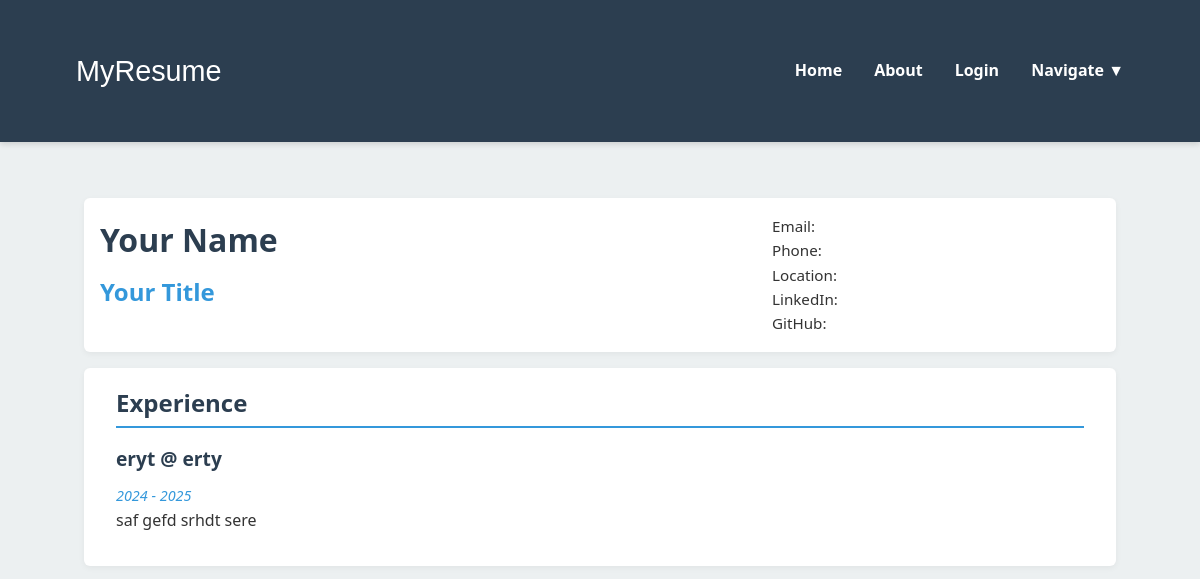
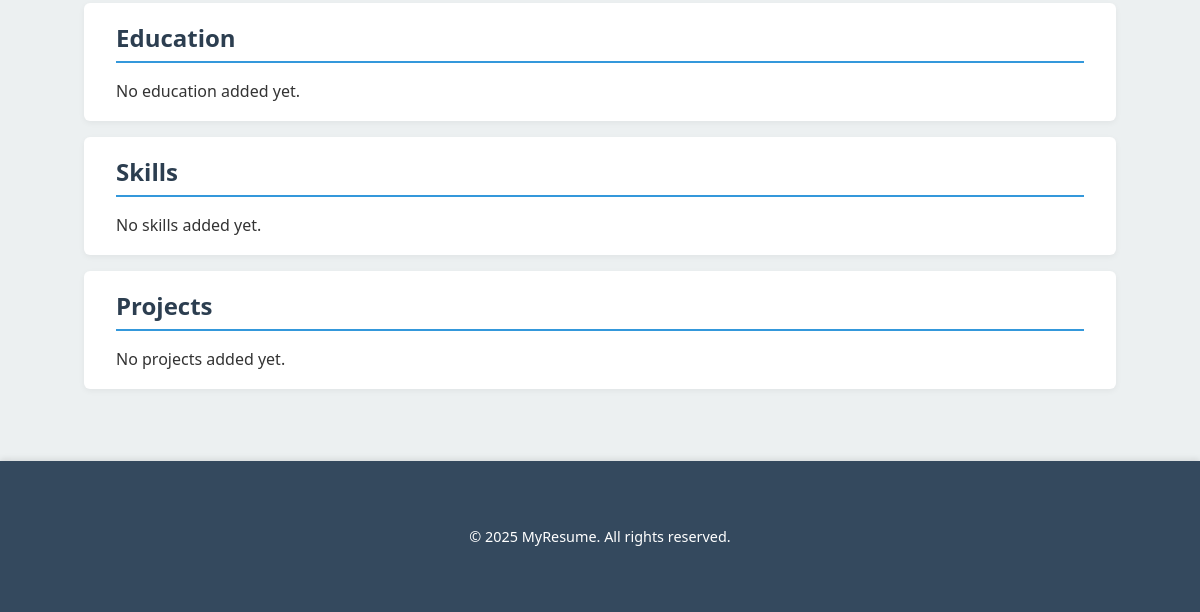
Before: / with the older database file (2 pictures, top to bottom).
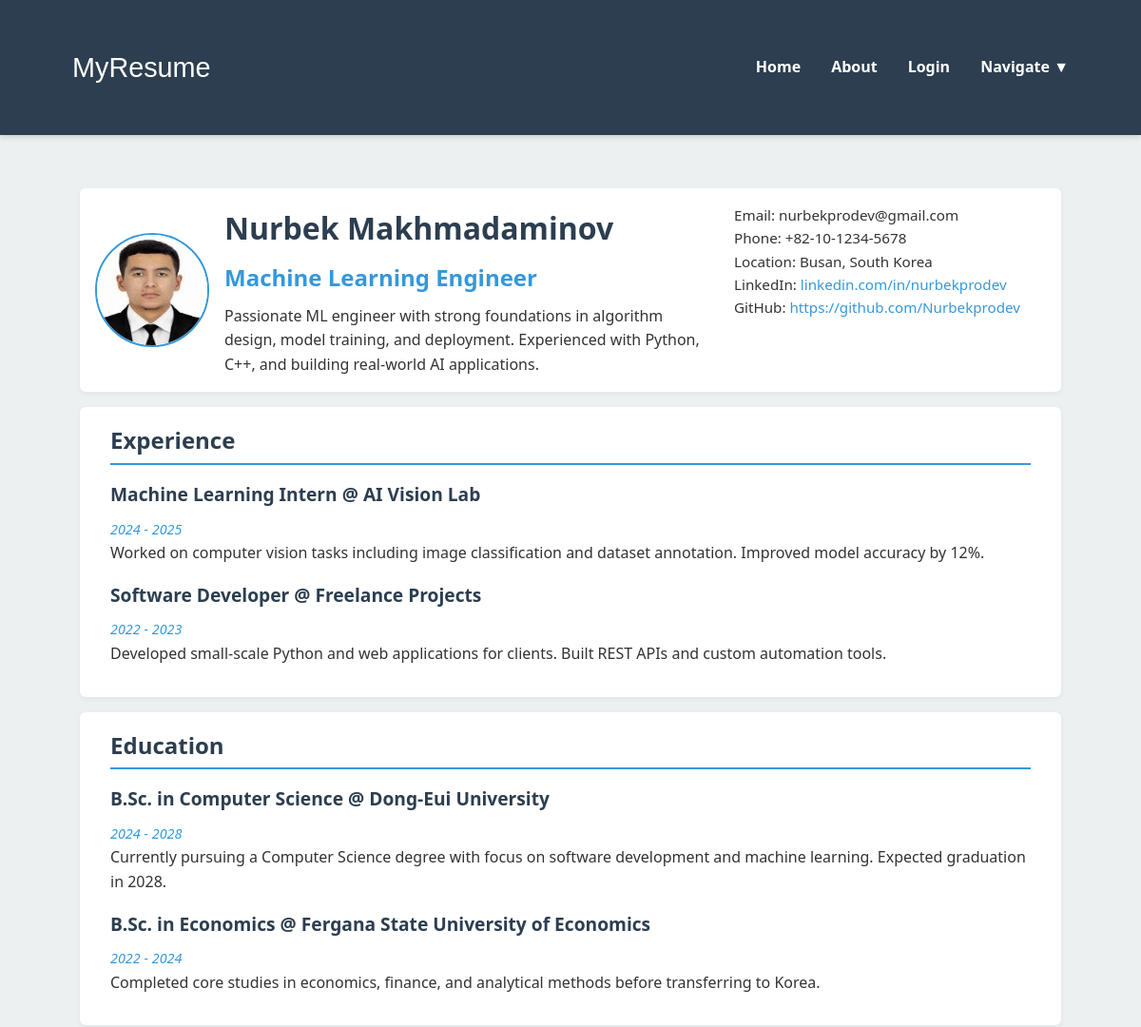
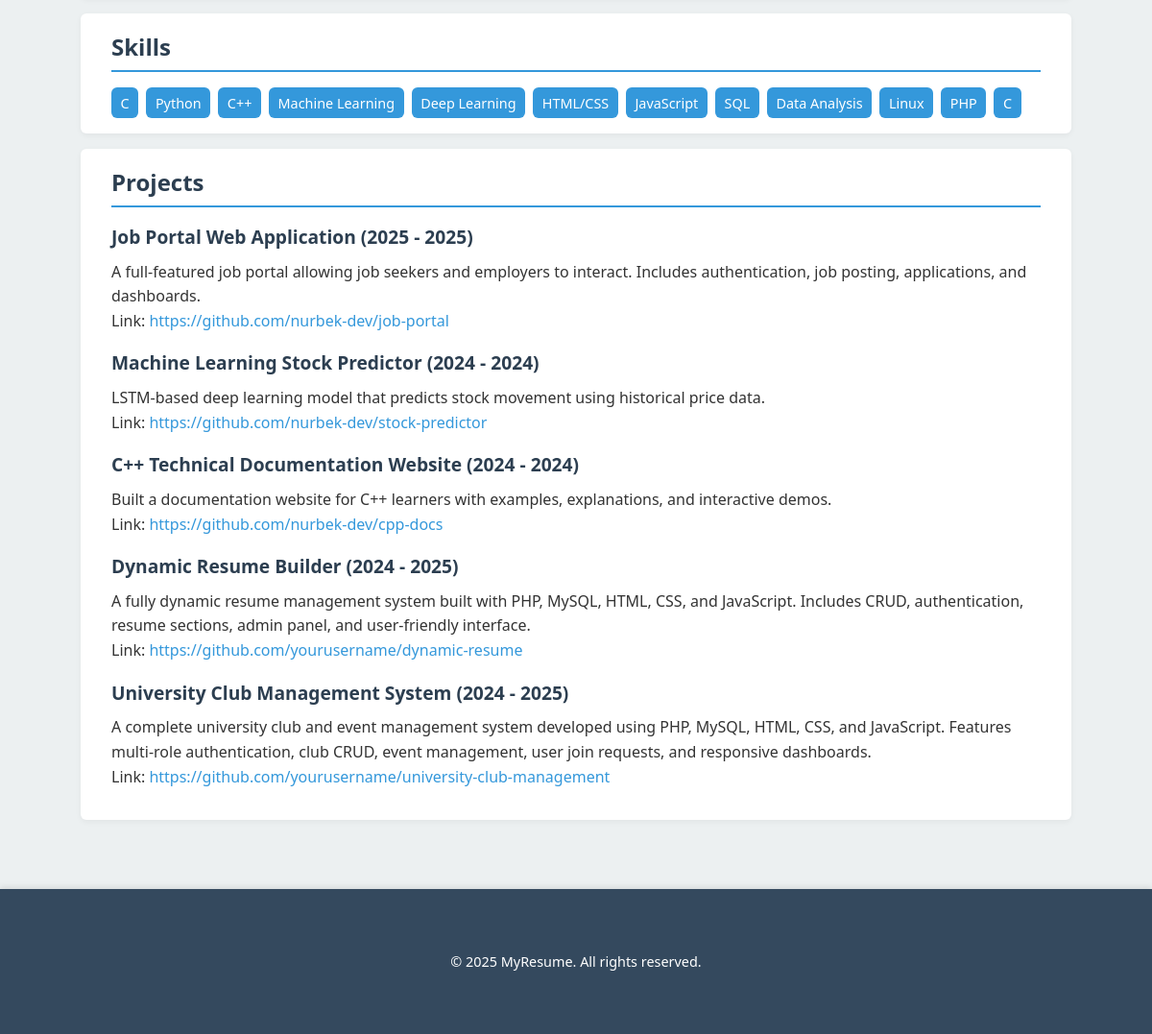
After: the same page with the newer database file (2 pictures, top to bottom).
### tables this page shows
CREATE TABLE `experience` (
  `id` int(11) NOT NULL,
  `company` varchar(255) NOT NULL,
  `position` varchar(255) NOT NULL,
  `start_year` int(11) NOT NULL,
  `end_year` int(11) DEFAULT NULL,
  `location` varchar(100) DEFAULT NULL,
  `description` text DEFAULT NULL
);

CREATE TABLE `resume` (
  `id` int(11) NOT NULL,
  `full_name` varchar(100) NOT NULL,
  `title` varchar(100) DEFAULT NULL,
  `about` text DEFAULT NULL,
  `email` varchar(100) DEFAULT NULL,
  `phone` varchar(50) DEFAULT NULL,
  `location` varchar(100) DEFAULT NULL,
  `linkedin` varchar(255) DEFAULT NULL,
  `github` varchar(255) DEFAULT NULL,
  `avatar_path` varchar(255) DEFAULT NULL
);

CREATE TABLE `education` (
  `id` int(11) NOT NULL,
  `school` varchar(255) NOT NULL,
  `degree` varchar(255) NOT NULL,
  `start_year` int(11) NOT NULL,
  `end_year` int(11) DEFAULT NULL,
  `location` varchar(100) DEFAULT NULL,
  `description` text DEFAULT NULL
);

CREATE TABLE `skills` (
  `id` int(11) NOT NULL,
  `skill_name` varchar(100) NOT NULL,
  `level` varchar(50) DEFAULT NULL,
  `category` varchar(50) DEFAULT NULL
);

CREATE TABLE `projects` (
  `id` int(11) NOT NULL,
  `title` varchar(255) NOT NULL,
  `description` text DEFAULT NULL,
  `link` varchar(255) DEFAULT NULL,
  `start_year` int(11) DEFAULT NULL,
  `end_year` int(11) DEFAULT NULL
);

### includes/functions.php (called while the page is built, shortened)
<?php
function sanitize_input($input) {
    return htmlspecialchars(trim($input), ENT_QUOTES, 'UTF-8');
}

### index.php (the view)
<?php
require_once 'includes/db_connect.php';
require_once 'includes/functions.php';
require_once 'includes/header.php';
$resume_stmt = $pdo->query("SELECT * FROM resume LIMIT 1");
$resumes = $resume_stmt ? $resume_stmt->fetchAll(PDO::FETCH_ASSOC) : [];
$resume = !empty($resumes) ? $resumes[0] : [
    'full_name'   => 'Your Name',
    'title'       => 'Your Title',
    'about'       => '',
    'email'       => '',
    'phone'       => '',
    'location'    => '',
    'linkedin'    => '',
    'github'      => '',
    'avatar_path' => ''
];
$experiences = $pdo->query("SELECT * FROM experience ORDER BY start_year DESC")->fetchAll(PDO::FETCH_ASSOC);
$educations  = $pdo->query("SELECT * FROM education ORDER BY start_year DESC")->fetchAll(PDO::FETCH_ASSOC);
$skills      = $pdo->query("SELECT * FROM skills")->fetchAll(PDO::FETCH_ASSOC);
$projects    = $pdo->query("SELECT * FROM projects ORDER BY start_year DESC")->fetchAll(PDO::FETCH_ASSOC);
?>
<div class="dashboard-container container">
    <section class="resume-header">
        <div class="profile">
            <?php if (!empty($resume['avatar_path'])): ?>
                <img src="uploads/<?= sanitize_input($resume['avatar_path']) ?>" alt="Profile Picture" class="avatar">
            <?php endif; ?>
            <div class="intro">
                <h1 class="name"><?= sanitize_input($resume['full_name']) ?></h1>
                <h2 class="title"><?= sanitize_input($resume['title']) ?></h2>
                <p class="about"><?= nl2br(sanitize_input($resume['about'])) ?></p>
            </div>
        </div>
        <div class="contact">
            <p>Email: <?= sanitize_input($resume['email']) ?></p>
            <p>Phone: <?= sanitize_input($resume['phone']) ?></p>
            <p>Location: <?= sanitize_input($resume['location']) ?></p>
            <p>LinkedIn: <a href="<?= sanitize_input($resume['linkedin']) ?>"><?= sanitize_input($resume['linkedin']) ?></a></p>
            <p>GitHub: <a href="<?= sanitize_input($resume['github']) ?>"><?= sanitize_input($resume['github']) ?></a></p>
        </div>
    </section>
    <section class="experience section-block" id="experience">
        <h3>Experience</h3>
        <?php if ($experiences): ?>
            <?php foreach ($experiences as $exp): ?>
                <article class="experience-item">
                    <h4><?= sanitize_input($exp['position']) ?> @ <?= sanitize_input($exp['company']) ?></h4>
                    <span class="period"><?= sanitize_input($exp['start_year']) ?> - <?= sanitize_input($exp['end_year'] ?: 'Present') ?></span>
                    <p><?= nl2br(sanitize_input($exp['description'])) ?></p>
                </article>
            <?php endforeach; ?>
        <?php else: ?>
            <p>No experience added yet.</p>
        <?php endif; ?>
    </section>
    <section class="education section-block" id="education">
        <h3>Education</h3>
        <?php if ($educations): ?>
            <?php foreach ($educations as $edu): ?>
                <article class="education-item">
                    <h4><?= sanitize_input($edu['degree']) ?> @ <?= sanitize_input($edu['school']) ?></h4>
                    <span class="period"><?= sanitize_input($edu['start_year']) ?> - <?= sanitize_input($edu['end_year'] ?: 'Present') ?></span>
                    <p><?= nl2br(sanitize_input($edu['description'])) ?></p>
                </article>
            <?php endforeach; ?>
        <?php else: ?>
            <p>No education added yet.</p>
        <?php endif; ?>
    </section>
    <section class="skills section-block" id="skills">
        <h3>Skills</h3>
        <?php if ($skills): ?>
            <ul class="skills-list">
                <?php foreach ($skills as $skill): ?>
                    <li><?= sanitize_input($skill['skill_name']) ?></li>
                <?php endforeach; ?>
            </ul>
        <?php else: ?>
            <p>No skills added yet.</p>
        <?php endif; ?>
    </section>
    <section class="projects section-block" id="projects">
        <h3>Projects</h3>
        <?php if ($projects): ?>
            <?php foreach ($projects as $proj): ?>
                <article class="project-item">
                    <h4><?= sanitize_input($proj['title']) ?> (<?= sanitize_input($proj['start_year']) ?> - <?= sanitize_input($proj['end_year'] ?: 'Present') ?>)</h4>
                    <p><?= nl2br(sanitize_input($proj['description'])) ?></p>
                    <p>Link: <a href="<?= sanitize_input($proj['link']) ?>"><?= sanitize_input($proj['link']) ?></a></p>
                </article>
            <?php endforeach; ?>
        <?php else: ?>
            <p>No projects added yet.</p>
        <?php endif; ?>
    </section>
</div>
<?php require_once 'includes/footer.php'; ?>

### includes/header.php (shortened to what this page needs)
<!DOCTYPE html>
<html>
<head>
    <link rel="stylesheet" href="/dynamic-resume/css/style.css">
</head>
<body>
<header>
    <div class="container header-container">
        <div class="logo">MyResume</div>
        <nav>
            <?php if (isset($_SESSION['user_id'])): ?>
                <a href="/dynamic-resume/admin/dashboard.php">Dashboard</a>
                <a href="/dynamic-resume/index.php">View Public Resume</a>
                <a href="/dynamic-resume/users/logout.php">
                    Logout (<?= htmlspecialchars($_SESSION['username']) ?>)
                </a>
            <?php else: ?>
                <a href="/dynamic-resume/index.php">Home</a>
                <a href="/dynamic-resume/about.php">About</a>
                <a href="/dynamic-resume/users/login.php">Login</a>
                <div class="nav-dropdown">
                    <a href="#" class="dropdown-toggle">Navigate ▼</a>
                </div>
            <?php endif; ?>
        </nav>
    </div>
</header>
<div class="layout-wrapper">

### includes/footer.php
</div>
<footer class="site-footer">
    <div class="container">
        <p>&copy; <?= date('Y') ?> MyResume. All rights reserved.</p>
    </div>
</footer>
</body>
</html>

### css/style.css (style rules this page uses)
:root { --primary-color: #2c3e50; --secondary-color: #3498db; --accent-color: #e67e22; --light-color: #ecf0f1; --dark-color: #34495e; --text-color: #333; --heading-color: #2c3e50; --font-base: "Segoe UI", Tahoma, Geneva, Verdana, sans-serif; --font-heading: "Arial Black", Arial, sans-serif; --spacing: 1rem; --border-radius: 6px; --max-width: 1100px; --header-padding-x: 1rem; --header-shadow: 0 2px 6px rgba(0, 0, 0, 0.15); --space-lg: 2rem; }
html { scroll-behavior: smooth; }
* { margin: 0; padding: 0; box-sizing: border-box; }
body { font-family: var(--font-base); color: var(--text-color); background-color: var(--light-color); line-height: 1.6; }
a { color: var(--secondary-color); text-decoration: none; }
.container { width: 90%; max-width: var(--max-width); margin: 0 auto; padding: var(--space-lg); }
h1, h2, h3, h4 { color: var(--heading-color); margin-bottom: 0.5rem; }
h1 { font-size: 2.2rem; }
h2 { font-size: 1.8rem; }
h3 { font-size: 1.5rem; }
h4 { font-size: 1.2rem; }
header { background-color: var(--primary-color); color: #fff; padding: var(--spacing) 0; display: flex; justify-content: space-between; align-items: center; flex-wrap: wrap; position: sticky; top: 0; z-index: 1000; box-shadow: var(--header-shadow); }
.header-container { width: 90%; max-width: var(--max-width); margin: 0 auto; padding-left: var(--header-padding-x); padding-right: var(--header-padding-x); display: flex; justify-content: space-between; align-items: center; flex-wrap: wrap; }
header .logo { font-family: var(--font-heading); font-size: 1.8rem; }
header nav { display: flex; align-items: center; gap: 1rem; }
header nav a { margin-left: var(--spacing); color: #fff; font-weight: bold; }
.site-footer { background-color: var(--dark-color); color: #fff; padding: var(--space-lg) 0; text-align: center; margin-top: var(--space-lg); font-size: 0.9rem; box-shadow: 0 -2px 6px rgba(0, 0, 0, 0.1); }
.site-footer p { margin: 0; }
.nav-dropdown { position: relative; }
.nav-dropdown > a { cursor: pointer; color: #fff; font-weight: bold; }
.resume-header { display: flex; flex-wrap: wrap; align-items: flex-start; gap: var(--spacing); background-color: #fff; padding: var(--spacing); border-radius: var(--border-radius); margin-bottom: var(--spacing); box-shadow: 0 2px 6px rgba(0, 0, 0, 0.05); }
.resume-header .profile { display: flex; flex: 2; gap: var(--spacing); align-items: center; }
.resume-header .profile img.avatar { border-radius: 50%; width: 120px; height: 120px; object-fit: cover; border: 2px solid var(--secondary-color); }
.resume-header .intro h1 { font-size: 2rem; }
.resume-header .intro h2 { font-size: 1.5rem; color: var(--secondary-color); }
.resume-header .contact { flex: 1; font-size: 0.95rem; }
section { background-color: #fff; padding: var(--spacing); border-radius: var(--border-radius); margin-bottom: var(--spacing); box-shadow: 0 2px 6px rgba(0, 0, 0, 0.05); padding-left: var(--space-lg); padding-right: var(--space-lg); }
section h3 { border-bottom: 2px solid var(--secondary-color); padding-bottom: 0.25rem; margin-bottom: var(--spacing); }
article { margin-bottom: var(--spacing); }
.period { font-style: italic; font-size: 0.9rem; color: var(--secondary-color); }
.skills-list { list-style: none; display: flex; flex-wrap: wrap; gap: 0.5rem; }
.skills-list li { background-color: var(--secondary-color); color: #fff; padding: 0.3rem 0.6rem; border-radius: var(--border-radius); font-size: 0.9rem; }
.dashboard-container { max-width: var(--max-width); margin: 2rem auto; padding: 1.5rem; }

Changed rows visible on the page:
removed experience: position "eryt", company "erty", start_year "2024", end_year "2025", description "saf gefd srhdt sere"
added resume: avatar_path (picture), full_name "Nurbek Makhmadaminov", title "Machine Learning Engineer", about "Passionate ML engineer with strong foundations in algorithm design, model training, and deployment. Experienced with Python, C++, and building real-world AI applications.", email "nurbekprodev@gmail.com", phone "+82-10-1234-5678", location "Busan, South Korea", linkedin "linkedin.com/in/nurbekprodev", github "https://github.com/Nurbekprodev"
added experience: position "Machine Learning Intern", company "AI Vision Lab", start_year "2024", end_year "2025", description "Worked on computer vision tasks including image classification and dataset annotation. Improved model accuracy by 12%."
added experience: position "Software Developer", company "Freelance Projects", start_year "2022", end_year "2023", description "Developed small-scale Python and web applications for clients. Built REST APIs and custom automation tools."
added education: degree "B.Sc. in Computer Science", school "Dong-Eui University", start_year "2024", end_year "2028", description "Currently pursuing a Computer Science degree with focus on software development and machine learning. Expected graduation in 2028."
added education: degree "B.Sc. in Economics", school "Fergana State University of Economics", start_year "2022", end_year "2024", description "Completed core studies in economics, finance, and analytical methods before transferring to Korea."
added skills: skill_name "C"
added skills: skill_name "Python"
added skills: skill_name "C++"
added skills: skill_name "Machine Learning"
added skills: skill_name "Deep Learning"
added skills: skill_name "HTML/CSS"
added skills: skill_name "JavaScript"
added skills: skill_name "SQL"
added skills: skill_name "Data Analysis"
added skills: skill_name "Linux"
added skills: skill_name "PHP"
added skills: skill_name "C"
added projects: title "Job Portal Web Application", start_year "2025", end_year "2025", description "A full-featured job portal allowing job seekers and employers to interact. Includes authentication, job posting, applications, and dashboards.", link "https://github.com/nurbek-dev/job-portal"
added projects: title "Machine Learning Stock Predictor", start_year "2024", end_year "2024", description "LSTM-based deep learning model that predicts stock movement using historical price data.", link "https://github.com/nurbek-dev/stock-predictor"
added projects: title "C++ Technical Documentation Website", start_year "2024", end_year "2024", description "Built a documentation website for C++ learners with examples, explanations, and interactive demos.", link "https://github.com/nurbek-dev/cpp-docs"
added projects: title "Dynamic Resume Builder", start_year "2024", end_year "2025", description "A fully dynamic resume management system built with PHP, MySQL, HTML, CSS, and JavaScript. Includes CRUD, authentication, resume sections, admin panel, and user-friendly interface.", link "https://github.com/yourusername/dynamic-resume"
added projects: title "University Club Management System", start_year "2024", end_year "2025", description "A complete university club and event management system developed using PHP, MySQL, HTML, CSS, and JavaScript. Features multi-role authentication, club CRUD, event management, user join requests, and responsive dashboards.", link "https://github.com/yourusername/university-club-management"
Other visible differences:
sanitize_input($resume['full_name']): "Your Name" → (not shown)
sanitize_input($resume['title']): "Your Title" → (not shown)
text no longer shown: "No education added yet. No skills added yet. No projects added yet."
